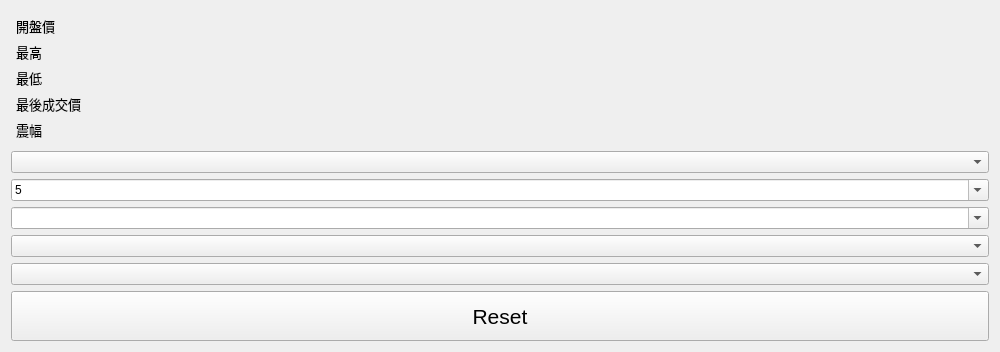
<?xml version="1.0" encoding="UTF-8"?>
<ui version="4.0">
 <class>Form</class>
 <widget class="QWidget" name="Form">
  <property name="enabled">
   <bool>true</bool>
  </property>
  <property name="geometry">
   <rect>
    <x>0</x>
    <y>0</y>
    <width>1000</width>
    <height>352</height>
   </rect>
  </property>
  <property name="windowTitle">
   <string>Form</string>
  </property>
  <layout class="QHBoxLayout" name="horizontalLayout">
   <item>
    <layout class="QVBoxLayout" name="verticalLayout">
     <item>
      <layout class="QFormLayout" name="formLayout">
       <property name="fieldGrowthPolicy">
        <enum>QFormLayout::AllNonFixedFieldsGrow</enum>
       </property>
       <property name="formAlignment">
        <set>Qt::AlignLeading|Qt::AlignLeft|Qt::AlignVCenter</set>
       </property>
       <property name="horizontalSpacing">
        <number>4</number>
       </property>
       <property name="leftMargin">
        <number>5</number>
       </property>
       <property name="topMargin">
        <number>5</number>
       </property>
       <property name="rightMargin">
        <number>5</number>
       </property>
       <property name="bottomMargin">
        <number>5</number>
       </property>
       <item row="0" column="0">
        <widget class="QLabel" name="label_2">
         <property name="minimumSize">
          <size>
           <width>0</width>
           <height>20</height>
          </size>
         </property>
         <property name="font">
          <font>
           <pointsize>10</pointsize>
          </font>
         </property>
         <property name="text">
          <string>開盤價</string>
         </property>
        </widget>
       </item>
       <item row="0" column="1">
        <widget class="QLabel" name="open_label">
         <property name="font">
          <font>
           <pointsize>10</pointsize>
          </font>
         </property>
         <property name="text">
          <string/>
         </property>
         <property name="alignment">
          <set>Qt::AlignRight|Qt::AlignTrailing|Qt::AlignVCenter</set>
         </property>
        </widget>
       </item>
       <item row="1" column="0">
        <widget class="QLabel" name="label_3">
         <property name="sizePolicy">
          <sizepolicy hsizetype="Preferred" vsizetype="Preferred">
           <horstretch>0</horstretch>
           <verstretch>0</verstretch>
          </sizepolicy>
         </property>
         <property name="minimumSize">
          <size>
           <width>0</width>
           <height>20</height>
          </size>
         </property>
         <property name="font">
          <font>
           <pointsize>10</pointsize>
          </font>
         </property>
         <property name="text">
          <string>最高</string>
         </property>
        </widget>
       </item>
       <item row="1" column="1">
        <widget class="QLabel" name="high_price_label">
         <property name="font">
          <font>
           <pointsize>10</pointsize>
          </font>
         </property>
         <property name="text">
          <string/>
         </property>
         <property name="alignment">
          <set>Qt::AlignRight|Qt::AlignTrailing|Qt::AlignVCenter</set>
         </property>
        </widget>
       </item>
       <item row="2" column="0">
        <widget class="QLabel" name="label_7">
         <property name="minimumSize">
          <size>
           <width>0</width>
           <height>20</height>
          </size>
         </property>
         <property name="font">
          <font>
           <pointsize>10</pointsize>
          </font>
         </property>
         <property name="text">
          <string>最低</string>
         </property>
        </widget>
       </item>
       <item row="2" column="1">
        <widget class="QLabel" name="low_price_label">
         <property name="font">
          <font>
           <pointsize>10</pointsize>
          </font>
         </property>
         <property name="text">
          <string/>
         </property>
         <property name="alignment">
          <set>Qt::AlignRight|Qt::AlignTrailing|Qt::AlignVCenter</set>
         </property>
        </widget>
       </item>
       <item row="3" column="0">
        <widget class="QLabel" name="label_8">
         <property name="minimumSize">
          <size>
           <width>0</width>
           <height>20</height>
          </size>
         </property>
         <property name="font">
          <font>
           <pointsize>10</pointsize>
          </font>
         </property>
         <property name="text">
          <string>最後成交價</string>
         </property>
        </widget>
       </item>
       <item row="3" column="1">
        <widget class="QLabel" name="close_label">
         <property name="font">
          <font>
           <pointsize>10</pointsize>
          </font>
         </property>
         <property name="text">
          <string/>
         </property>
         <property name="alignment">
          <set>Qt::AlignRight|Qt::AlignTrailing|Qt::AlignVCenter</set>
         </property>
        </widget>
       </item>
       <item row="4" column="0">
        <widget class="QLabel" name="label_10">
         <property name="sizePolicy">
          <sizepolicy hsizetype="Preferred" vsizetype="Preferred">
           <horstretch>0</horstretch>
           <verstretch>0</verstretch>
          </sizepolicy>
         </property>
         <property name="minimumSize">
          <size>
           <width>0</width>
           <height>20</height>
          </size>
         </property>
         <property name="font">
          <font>
           <pointsize>10</pointsize>
          </font>
         </property>
         <property name="text">
          <string>震幅</string>
         </property>
        </widget>
       </item>
       <item row="4" column="1">
        <widget class="QLabel" name="amplitude_label">
         <property name="font">
          <font>
           <pointsize>10</pointsize>
          </font>
         </property>
         <property name="text">
          <string/>
         </property>
         <property name="alignment">
          <set>Qt::AlignRight|Qt::AlignTrailing|Qt::AlignVCenter</set>
         </property>
        </widget>
       </item>
      </layout>
     </item>
     <item>
      <widget class="QComboBox" name="intervalComboBox"/>
     </item>
     <item>
      <widget class="QComboBox" name="periodComboBox">
       <property name="editable">
        <bool>true</bool>
       </property>
       <property name="currentText">
        <string>5</string>
       </property>
      </widget>
     </item>
     <item>
      <widget class="QComboBox" name="indicatorComboBox1">
       <property name="editable">
        <bool>true</bool>
       </property>
       <property name="currentText">
        <string/>
       </property>
       <property name="currentIndex">
        <number>-1</number>
       </property>
      </widget>
     </item>
     <item>
      <widget class="QComboBox" name="indicatorComboBox2"/>
     </item>
     <item>
      <widget class="QComboBox" name="indicatorComboBox3"/>
     </item>
     <item>
      <widget class="QPushButton" name="resetButton">
       <property name="sizePolicy">
        <sizepolicy hsizetype="Minimum" vsizetype="Preferred">
         <horstretch>0</horstretch>
         <verstretch>0</verstretch>
        </sizepolicy>
       </property>
       <property name="font">
        <font>
         <pointsize>16</pointsize>
        </font>
       </property>
       <property name="text">
        <string>Reset</string>
       </property>
       <property name="checkable">
        <bool>false</bool>
       </property>
      </widget>
     </item>
    </layout>
   </item>
   <item>
    <layout class="QVBoxLayout" name="plotLayout"/>
   </item>
  </layout>
 </widget>
 <resources/>
 <connections/>
</ui>
